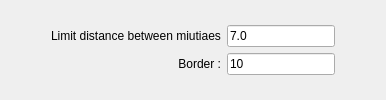
              <widget class="QWidget" name="tabDetectorCrossingNumber">
               <attribute name="title">
                <string>Crossing-Number</string>
               </attribute>
               <attribute name="toolTip">
                <string>&lt;html&gt;&lt;head/&gt;&lt;body&gt;&lt;p&gt;Crossing number methods is a really simple way to detect ridge endings and ridge bifurcations.&lt;/p&gt;&lt;p&gt;First, we need thinned (skeleton) image. Then the crossing number algorithm will look at 3x3 pixel blocks:&lt;/p&gt;&lt;p&gt;if middle pixel is black (represents ridge):&lt;/p&gt;&lt;p&gt;- if pixel on boundary are crossed with the ridge once, then we've found ridge ending.&lt;/p&gt;&lt;p&gt;- if pixel on boundary are crossed with the ridge three times, then we've found ridge bifurcation.&lt;/p&gt;&lt;/body&gt;&lt;/html&gt;</string>
               </attribute>
               <layout class="QGridLayout" name="gridLayout_13">
                <item row="0" column="0">
                 <spacer name="horizontalSpacer_22">
                  <property name="orientation">
                   <enum>Qt::Horizontal</enum>
                  </property>
                  <property name="sizeHint" stdset="0">
                   <size>
                    <width>40</width>
                    <height>20</height>
                   </size>
                  </property>
                 </spacer>
                </item>
                <item row="0" column="1">
                 <layout class="QGridLayout" name="detectorCrossingNumberParams">
                  <item row="1" column="1">
                   <widget class="QLineEdit" name="detectorCrossingNumberBorderText">
                    <property name="text">
                     <string>10</string>
                    </property>
                   </widget>
                  </item>
                  <item row="1" column="0">
                   <widget class="QLabel" name="detectorCrossingNumberBorderLabel">
                    <property name="toolTip">
                     <string>Choose an Integer greater than 1</string>
                    </property>
                    <property name="text">
                     <string>Border :</string>
                    </property>
                    <property name="alignment">
                     <set>Qt::AlignRight|Qt::AlignTrailing|Qt::AlignVCenter</set>
                    </property>
                   </widget>
                  </item>
                  <item row="0" column="0">
                   <widget class="QLabel" name="detectorCrossingNumberLimitDistanceLabel">
                    <property name="toolTip">
                     <string>The minimum distance between two minutiaes</string>
                    </property>
                    <property name="text">
                     <string>Limit distance between miutiaes</string>
                    </property>
                   </widget>
                  </item>
                  <item row="0" column="1">
                   <widget class="QLineEdit" name="detectorCrossingNumberLimitDistanceText">
                    <property name="text">
                     <string>7.0</string>
                    </property>
                   </widget>
                  </item>
                 </layout>
                </item>
                <item row="0" column="2">
                 <spacer name="horizontalSpacer_23">
                  <property name="orientation">
                   <enum>Qt::Horizontal</enum>
                  </property>
                  <property name="sizeHint" stdset="0">
                   <size>
                    <width>40</width>
                    <height>20</height>
                   </size>
                  </property>
                 </spacer>
                </item>
               </layout>
              </widget>
